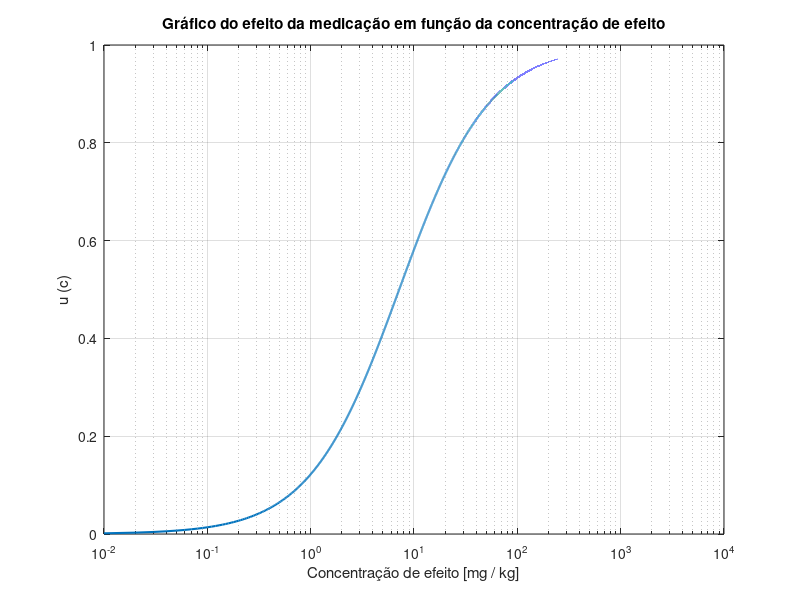

The MATLAB script that drew this image:
n_amostras = 1000000;
c50 = 7.1903;
for k = 1 : n_amostras
    c(k)= 0.01 * k;
end
for k = 1 : n_amostras
    u(k) = c(k) / (c50 + c(k));
end
figure(3)
gg = semilogx(c, u);
set(gg,'LineWidth',1.5);
title('Gráfico do efeito da medicação em função da concentração de efeito');
grid;
xlabel('Concentração de efeito [mg / kg]');
ylabel('u (c)');
hold all;

        